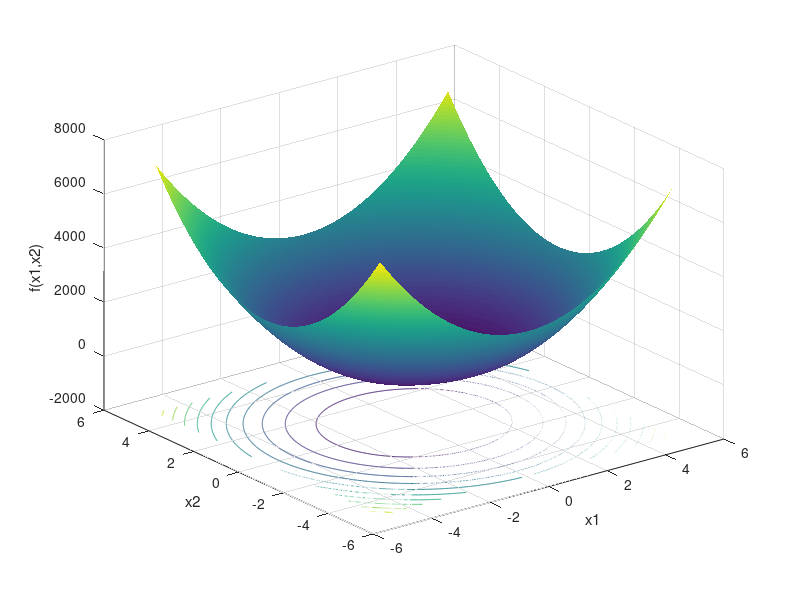

Here is the MATLAB script that generated this plot:
%%%%%%%%%%%%%%%%%%%%%%%%%%%%%%%%%%%%%%%%%
% MATLAB code contour_testproblem.m
%%%%%%%%%%%%%%%%%%%%%%%%%%%%%%%%%%%%%%%%%
%
% plots contour of the test problem
% surfc -> Matlab function
clear all
clc
i=0;
j=0;

for x = -5:.02:5
    i=i+1;
     for y = -5:.02:5
       j=j+1;
z(i,j) = 100*( sqrt(x^2+(y+1)^2)-1 )^2 + 90*(   sqrt(x^2+(y- 1)^2)-1 )^2 -(20*x+40*y);
    	t1(i,j) = x;
    	t2(i,j) = y;
     end
     j = 0;
end

surfc(t1,t2,z)
shading interp
xlabel('x1')
ylabel('x2')
zlabel('f(x1,x2)')
%
%%%%%%%%%%%%%%%%%%%%%%%%%%%%%%%%%%%%%%%%%
